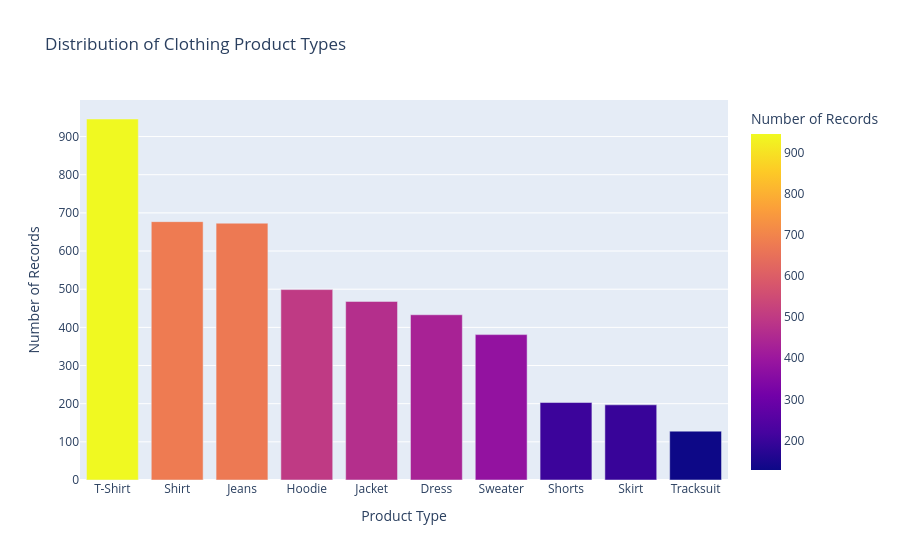

Here is the notebook cell this chart was saved with:
### Markdown cell above
### Visualize subcategory distribution

### Code cell
product_type_count = (
    fashion_sales["product_type"]
    .value_counts()
    .reset_index()
)

product_type_count.columns = ["product_type", "count"]

fig = px.bar(
    product_type_count,
    x="product_type",
    y="count",
    color="count",
    title="Distribution of Clothing Product Types",
    labels={
        "product_type": "Product Type",
        "count": "Number of Records"
    }
)

fig.show()

### Figure 1 — Plotly figure (JSON) as saved in the notebook; plotly's stock layout.template omitted (floating-point values rounded to 4 significant figures)
{"data": [{"hovertemplate": "Product Type=%{x}<br>Number of Records=%{marker.color}<extra></extra>", "legendgroup": "", "marker": {"color": [946, 677, 673, 499, 468, 433, 381, 203, 197, 128], "coloraxis": "coloraxis", "pattern": {"shape": ""}}, "name": "", "orientation": "v", "showlegend": false, "textposition": "auto", "type": "bar", "x": ["T-Shirt", "Shirt", "Jeans", "Hoodie", "Jacket", "Dress", "Sweater", "Shorts", "Skirt", "Tracksuit"], "xaxis": "x", "y": [946, 677, 673, 499, 468, 433, 381, 203, 197, 128], "yaxis": "y"}], "layout": {"barmode": "relative", "coloraxis": {"colorbar": {"title": {"text": "Number of Records"}}, "colorscale": [[0, "#0d0887"], [0.1111, "#46039f"], [0.2222, "#7201a8"], [0.3333, "#9c179e"], [0.4444, "#bd3786"], [0.5556, "#d8576b"], [0.6667, "#ed7953"], [0.7778, "#fb9f3a"], [0.8889, "#fdca26"], [1, "#f0f921"]]}, "legend": {"tracegroupgap": 0}, "title": {"text": "Distribution of Clothing Product Types"}, "xaxis": {"anchor": "y", "domain": [0, 1], "title": {"text": "Product Type"}}, "yaxis": {"anchor": "x", "domain": [0, 1], "title": {"text": "Number of Records"}}}}
